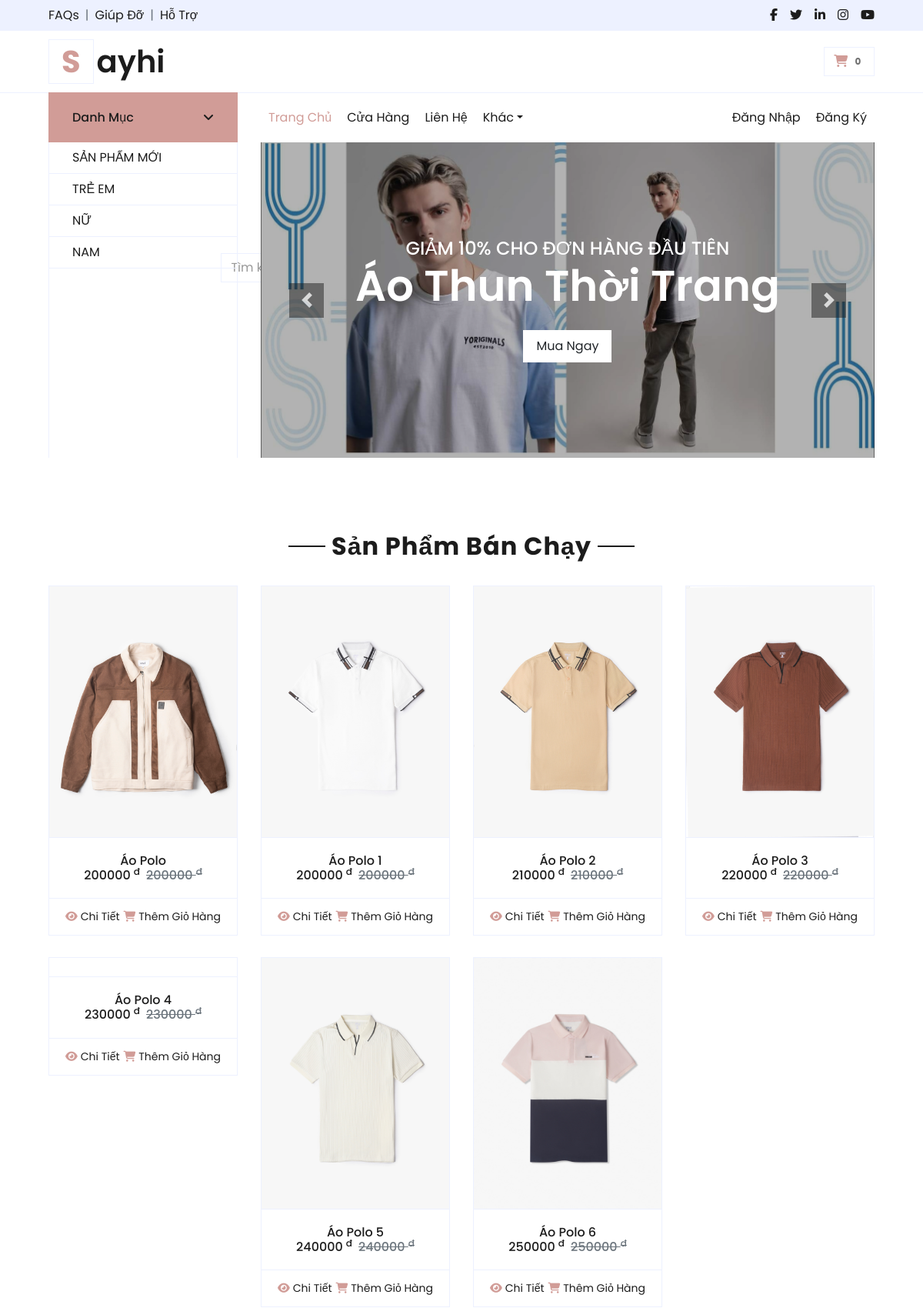
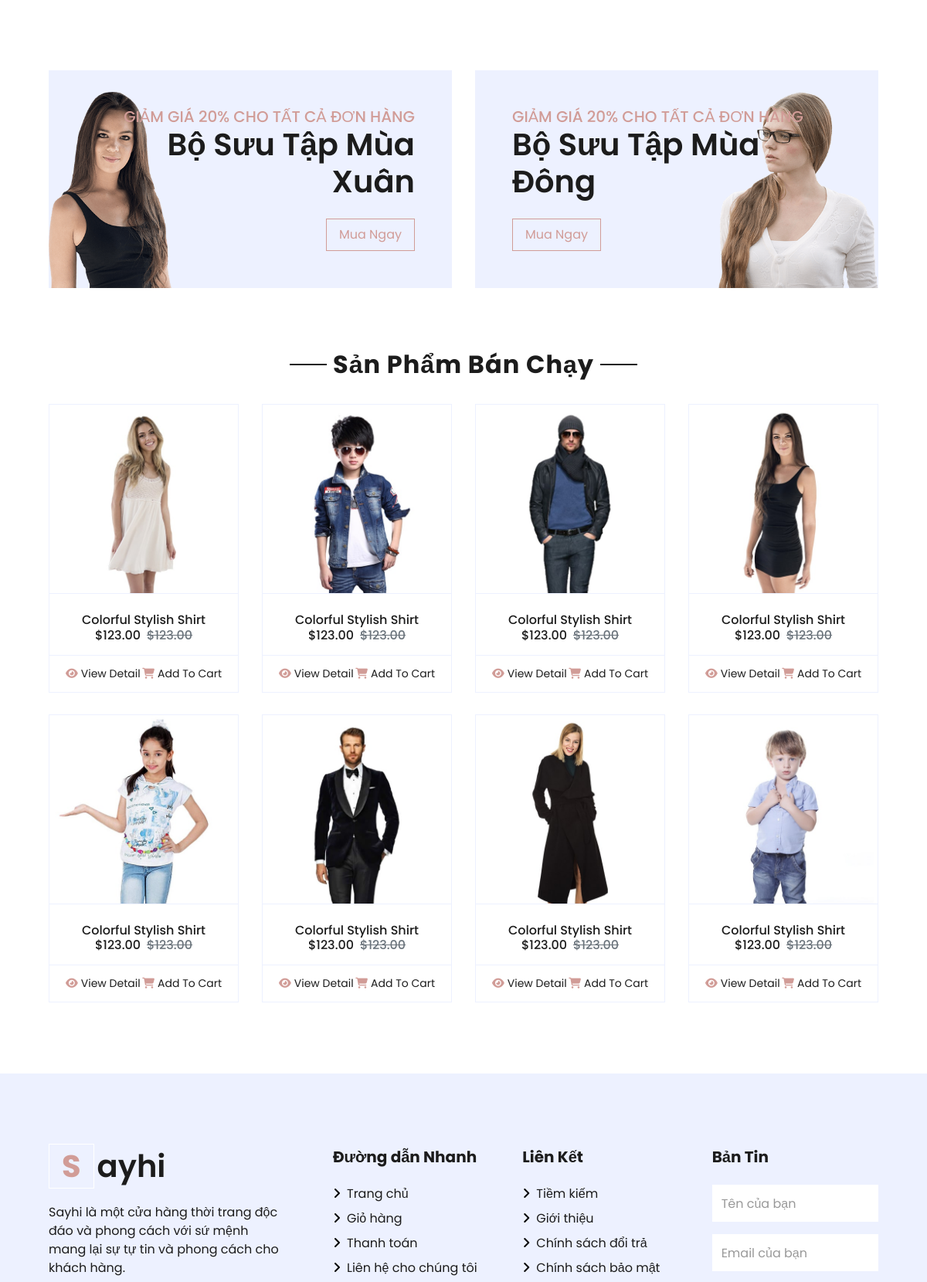
The page / (upper part) on the database its author committed (2 pictures, top to bottom).
### tables this page shows
CREATE TABLE `categories` (
  `id` int(11) NOT NULL,
  `name` varchar(50) NOT NULL,
  `description` text DEFAULT NULL,
  `position` int(3) NOT NULL
);

CREATE TABLE `products` (
  `id` int(11) NOT NULL,
  `category_id` int(11) NOT NULL,
  `name` varchar(50) NOT NULL,
  `description` text NOT NULL,
  `price` double NOT NULL,
  `quantity` int(3) NOT NULL,
  `image` varchar(100) DEFAULT NULL
);

### view/home.php (the view, shortened to what the rows shown need)
<?php
   $dssp = get_all_sp();
   $dsdm = get_all_dm();
   $html_dm = '';
   foreach ($dsdm as $dm) {
       extract($dm);
       $link = 'index.php?act=home&id=' . $id;
       $html_dm .= '<a class="nav-item nav-link " href="' . $link . '">' . $name . '</a> ';
   }
   ?>
<div class="container-fluid mb-5">
    <div class="row border-top px-xl-5">
        <div class="col-lg-3 d-none d-lg-block">
            <nav class="collapse show navbar navbar-vertical navbar-light align-items-start p-0 border border-top-0 border-bottom-0" id="navbar-vertical">
                <div class="navbar-nav w-100 overflow-hidden" style="height: 410px">
                    <?= $html_dm ?>
                </div>
            </nav>
        </div>
    </div>
</div>
<div class="container-fluid pt-5">
    <div class="text-center mb-4">
        <h2 class="section-title px-5"><span class="px-2">Sản Phẩm Bán Chạy</span></h2>
    </div>
    <div class="row px-xl-5 pb-3">
        <?php
           foreach ($dssp as $sp) :
           ?>
            <div class="col-lg-3 col-md-6 col-sm-12 pb-1">
                <div class="card product-item border-0 mb-4">
                    <form action="index.php?act=cart" method="post">
                        <div class="card-header product-img position-relative overflow-hidden bg-transparent border p-0">
                            <img class="img-fluid w-100" src="layout/img/<?= $sp['image'] ?>" alt="">
                        </div>
                        <div class="card-body border-left border-right text-center ">
                            <h6 class="text-truncate mb-3"><?= $sp['name'] ?></h6>
                            <div class="d-flex justify-content-center align-center">
                                <h6><?= $sp['price'] ?> <sup>đ</sup></h6>
                                <h6 class="text-muted ml-2"><del><?= $sp['price']  ?> <sup>đ</sup></del></h6>
                            </div>
                        </div>
                        <div class="card-footer d-flex justify-content-between bg-light border">
                            <a href="index.php?act=chitietsp&id=<?= $sp['id'] ?>" class="btn btn-sm text-dark p-0"><i class="fas fa-eye text-primary mr-1"></i>Chi Tiết </a>
                            <a href="" class="btn btn-sm text-dark p-0"></a>
                            <button type="submit" name="dathang" value="Đặt hàng" class="btn btn-sm text-dark p-0"><i class="fas fa-shopping-cart text-primary mr-1"></i>Thêm Giỏ Hàng</button>
                        </div>
                    </form>
                </div>
            </div>
        <?php endforeach; ?>
    </div>
</div>
<div class="container-fluid offer pt-5">
    <div class="row px-xl-5">
        <div class="col-md-6 pb-4">
            <div class="position-relative bg-secondary text-center text-md-right text-white mb-2 py-5 px-5">
                <div class="position-relative" style="z-index: 1;">
                    <h1 class="mb-4 font-weight-semi-bold">Bộ Sưu Tập Mùa Xuân</h1>
                </div>
            </div>
        </div>
        <div class="col-md-6 pb-4">
            <div class="position-relative bg-secondary text-center text-md-left text-white mb-2 py-5 px-5">
                <div class="position-relative" style="z-index: 1;">
                    <h1 class="mb-4 font-weight-semi-bold">Bộ Sưu Tập Mùa Đông</h1>
                </div>
            </div>
        </div>
    </div>
</div>
<div class="container-fluid pt-5">
    <div class="text-center mb-4">
        <h2 class="section-title px-5"><span class="px-2">Sản Phẩm Bán Chạy</span></h2>
    </div>
</div>

### rows shown on the page
categories: name "SẢN PHẨM MỚI"
categories: name "TRẺ EM"
categories: name "NỮ"
categories: name "NAM"
products: image (picture), name "Áo Polo", price "200000"
products: image (picture), name "Áo Polo 1", price "200000"
products: image (picture), name "Áo Polo 2", price "210000"
products: image (picture), name "Áo Polo 3", price "220000"
products: name "Áo Polo 4", price "230000"
products: image (picture), name "Áo Polo 5", price "240000"
products: image (picture), name "Áo Polo 6", price "250000"
